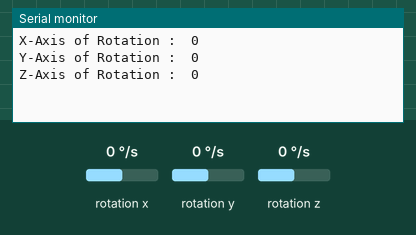
Simulated run of this sketch. Board: Arduino Uno, built with avr-gcc and run on an emulated ATmega328P. Parts: the last lines printed to the serial monitor. Wiring (inferred from the names in the program): ITG-3200 gyroscope at I2C address 0x68. The test bench sets the inputs (shaded band); at power-on: rotation x 0 °/s, rotation y 0 °/s, rotation z 0 °/s.

Above: at 1.5 s.
1.6 s: rotation x set to -192 °/s
At 2.6 s:
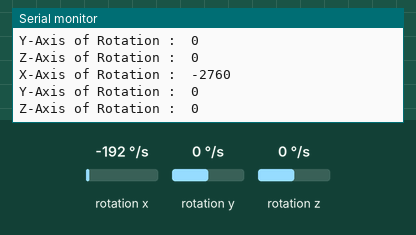
3.1 s: rotation y set to -192 °/s
At 4.4 s:
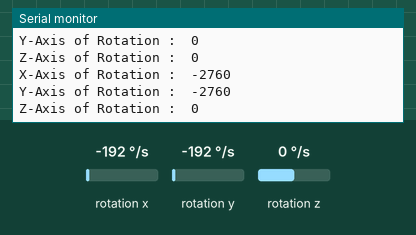
4.6 s: rotation z set to -192 °/s
At 5.7 s:
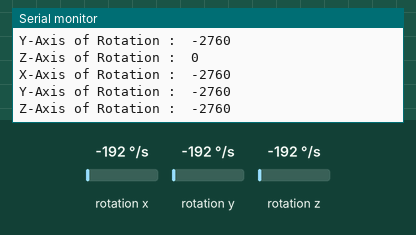

The sketch:

ITG-3200.ino
```cpp
// (licence header left out)
#include <Wire.h>

// ITG-3200 I2C address is 0x68(104)
#define Addr 0x68

void setup()
{
  // Initialise I2C communication as MASTER
  Wire.begin();
  // Initialise serial communication, set baud rate = 9600
  Serial.begin(9600);

  // Start I2C Transmission
  Wire.beginTransmission(Addr);
  // Select Power Management register
  Wire.write(0x3E);
  // Power-up enabled
  Wire.write(0x01);
  // Stop I2C Transmission
  Wire.endTransmission();

  // Start I2C Transmission
  Wire.beginTransmission(Addr);
  // Select range register
  Wire.write(0x16);
  // Full scale, 2000 dps
  Wire.write(0x18);
  // Stop I2C Transmission
  Wire.endTransmission();
  delay(300);
}

void loop()
{
  unsigned data[6];

  // Start I2C Transmission
  Wire.beginTransmission(Addr);
  // Select data register
  Wire.write(0x1D);
  // Stop I2C Transmission
  Wire.endTransmission();
  delay(500);

  // Request 6 byte of data
  Wire.requestFrom(Addr, 6);

  // Read 6 bytes of data
  // xGyro msb, xGyro lsb, yGyro msb, yGyro lsb, zGyro msb, zGyro lsb
  if(Wire.available() == 6)
  {
    data[0] = Wire.read();
    data[1] = Wire.read();
    data[2] = Wire.read();
    data[3] = Wire.read();
    data[4] = Wire.read();
    data[5] = Wire.read();
  }

  // Convert the data
  int xGyro = data[0] * 256 + data[1];
  int yGyro = data[2] * 256 + data[3];
  int zGyro = data[4] * 256 + data[5];

  // Output data to serial monitor
  Serial.print("X-Axis of Rotation :  ");
  Serial.println(xGyro);
  Serial.print("Y-Axis of Rotation :  ");
  Serial.println(yGyro);
  Serial.print("Z-Axis of Rotation :  ");
  Serial.println(zGyro);
  delay(500);
}
```

Measured:
- after the input at 1.6 s, the serial monitor: prints a new line after 0.21 s (image 1)
- after the input at 3.1 s, the serial monitor: prints a new line after 0.77 s (image 2)
- after the input at 4.6 s, the serial monitor: prints a new line after 0.32 s (image 3)
